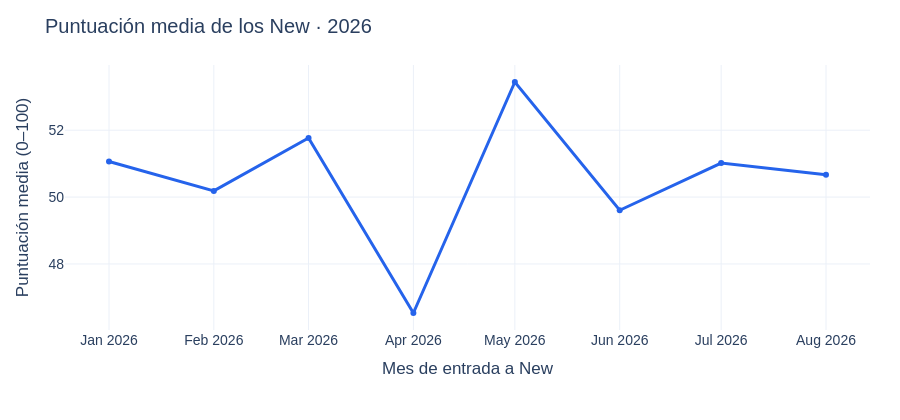
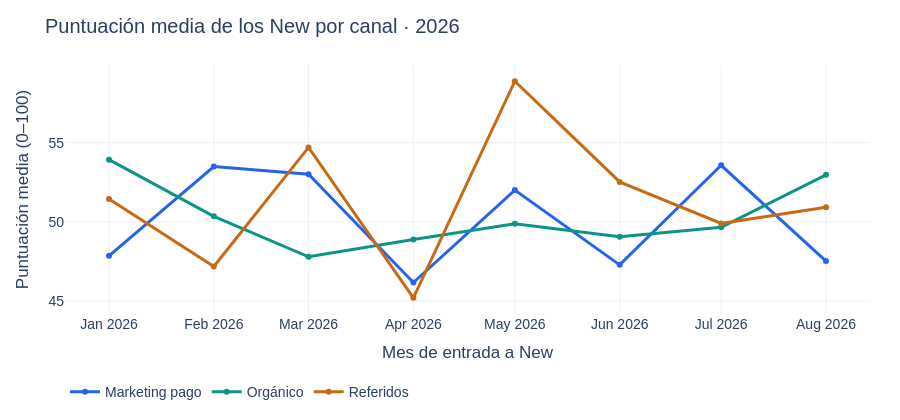

These figures' notebook cell, in order:
### Markdown cell above
### 3.3. ¿Cambió la calidad de los leads o el criterio para calificarlos?

**Por qué lo preguntamos:** antes de analizar las etapas, revisamos si cambió la calidad de los leads como posible explicación de la caída de conversión. La puntuación permite seguir su evolución.

**Comprobación previa:** ¿existe una puntuación de calidad de los leads?

- **Si existe:** analizar su evolución con una escala comparable.
- **Si no existe:** avanzar con los datos disponibles y proponer implementar la medición.

**Para este ejercicio:** generamos puntuaciones aleatorias de 0 a 100. No representan una evaluación real ni explican la caída de conversión.

**Qué medimos:** si cambió la puntuación media de los leads que entraron por New.

**Periodo y población:** leads que entraron por New entre enero y agosto de 2026, global y por canal; abril como referencia y mayo en adelante como foco. Todos tienen puntuación en este ejercicio.

**Métrica:** `suma de puntuaciones / número de New con puntuación`.

**Datos:** identificador de la cuenta, fecha de entrada a New, canal y puntuación de calidad.

### Code cell
from scripts.cro_quality import analyze_scores
analisis_puntuacion=analyze_scores(CARPETA/"dim_cuentas.csv",CARPETA/"puntuaciones_leads.csv",month_of_increase=lectura_new["evidencia"]["mes"])
for figura in analisis_puntuacion["figures"]:
    figura.show(renderer="plotly_mimetype",config=CONFIG)
display(HTML('<div style="font-family:Arial,sans-serif;font-size:19px;line-height:1.6;padding:18px 22px;background:#ffffff;color:#000000;"><strong>Conclusión:</strong> '+escape(analisis_puntuacion["reading"])+'</div>'))

### Figure 1 — Plotly figure (JSON) as saved in the notebook; plotly's stock layout.template omitted (floating-point values rounded to 4 significant figures)
{"data": [{"customdata": [[127, 127], [124, 124], [132, 132], [133, 133], [179, 179], [183, 183], [182, 182], [173, 173]], "hovertemplate": "%{x}<br>Puntuación media: %{y:.1f}/100<br>Puntuados: %{customdata[0]} de %{customdata[1]}<extra>%{fullData.name}</extra>", "line": {"color": "#2563eb", "width": 3}, "mode": "lines+markers", "name": "Global", "type": "scatter", "x": ["2026-01", "2026-02", "2026-03", "2026-04", "2026-05", "2026-06", "2026-07", "2026-08"], "y": [51.06, 50.19, 51.77, 46.53, 53.44, 49.61, 51.02, 50.67]}], "layout": {"font": {"family": "Arial, sans-serif", "size": 14}, "height": 420, "legend": {"orientation": "h", "y": -0.25}, "margin": {"b": 90, "l": 65, "r": 30, "t": 65}, "showlegend": false, "title": {"text": "Puntuación media de los New · 2026"}, "xaxis": {"title": {"text": "Mes de entrada a New"}}, "yaxis": {"title": {"text": "Puntuación media (0–100)"}}}}

### Figure 2 — Plotly figure (JSON) as saved in the notebook; plotly's stock layout.template omitted (floating-point values rounded to 4 significant figures)
{"data": [{"customdata": [[41, 41], [33, 33], [53, 53], [54, 54], [59, 59], [68, 68], [60, 60], [50, 50]], "hovertemplate": "%{x}<br>Puntuación media: %{y:.1f}/100<br>Puntuados: %{customdata[0]} de %{customdata[1]}<extra>%{fullData.name}</extra>", "line": {"color": "#2563eb", "width": 3}, "mode": "lines+markers", "name": "Marketing pago", "type": "scatter", "x": ["2026-01", "2026-02", "2026-03", "2026-04", "2026-05", "2026-06", "2026-07", "2026-08"], "y": [47.85, 53.48, 53.0, 46.17, 52.0, 47.28, 53.57, 47.52]}, {"customdata": [[40, 40], [52, 52], [43, 43], [34, 34], [63, 63], [51, 51], [67, 67], [62, 62]], "hovertemplate": "%{x}<br>Puntuación media: %{y:.1f}/100<br>Puntuados: %{customdata[0]} de %{customdata[1]}<extra>%{fullData.name}</extra>", "line": {"color": "#0d9488", "width": 3}, "mode": "lines+markers", "name": "Orgánico", "type": "scatter", "x": ["2026-01", "2026-02", "2026-03", "2026-04", "2026-05", "2026-06", "2026-07", "2026-08"], "y": [53.92, 50.35, 47.79, 48.88, 49.87, 49.06, 49.66, 52.97]}, {"customdata": [[46, 46], [39, 39], [36, 36], [45, 45], [57, 57], [64, 64], [55, 55], [61, 61]], "hovertemplate": "%{x}<br>Puntuación media: %{y:.1f}/100<br>Puntuados: %{customdata[0]} de %{customdata[1]}<extra>%{fullData.name}</extra>", "line": {"color": "#c76a12", "width": 3}, "mode": "lines+markers", "name": "Referidos", "type": "scatter", "x": ["2026-01", "2026-02", "2026-03", "2026-04", "2026-05", "2026-06", "2026-07", "2026-08"], "y": [51.43, 47.18, 54.69, 45.2, 58.88, 52.52, 49.89, 50.92]}], "layout": {"font": {"family": "Arial, sans-serif", "size": 14}, "height": 420, "legend": {"orientation": "h", "y": -0.25}, "margin": {"b": 90, "l": 65, "r": 30, "t": 65}, "showlegend": true, "title": {"text": "Puntuación media de los New por canal · 2026"}, "xaxis": {"title": {"text": "Mes de entrada a New"}}, "yaxis": {"title": {"text": "Puntuación media (0–100)"}}}}
